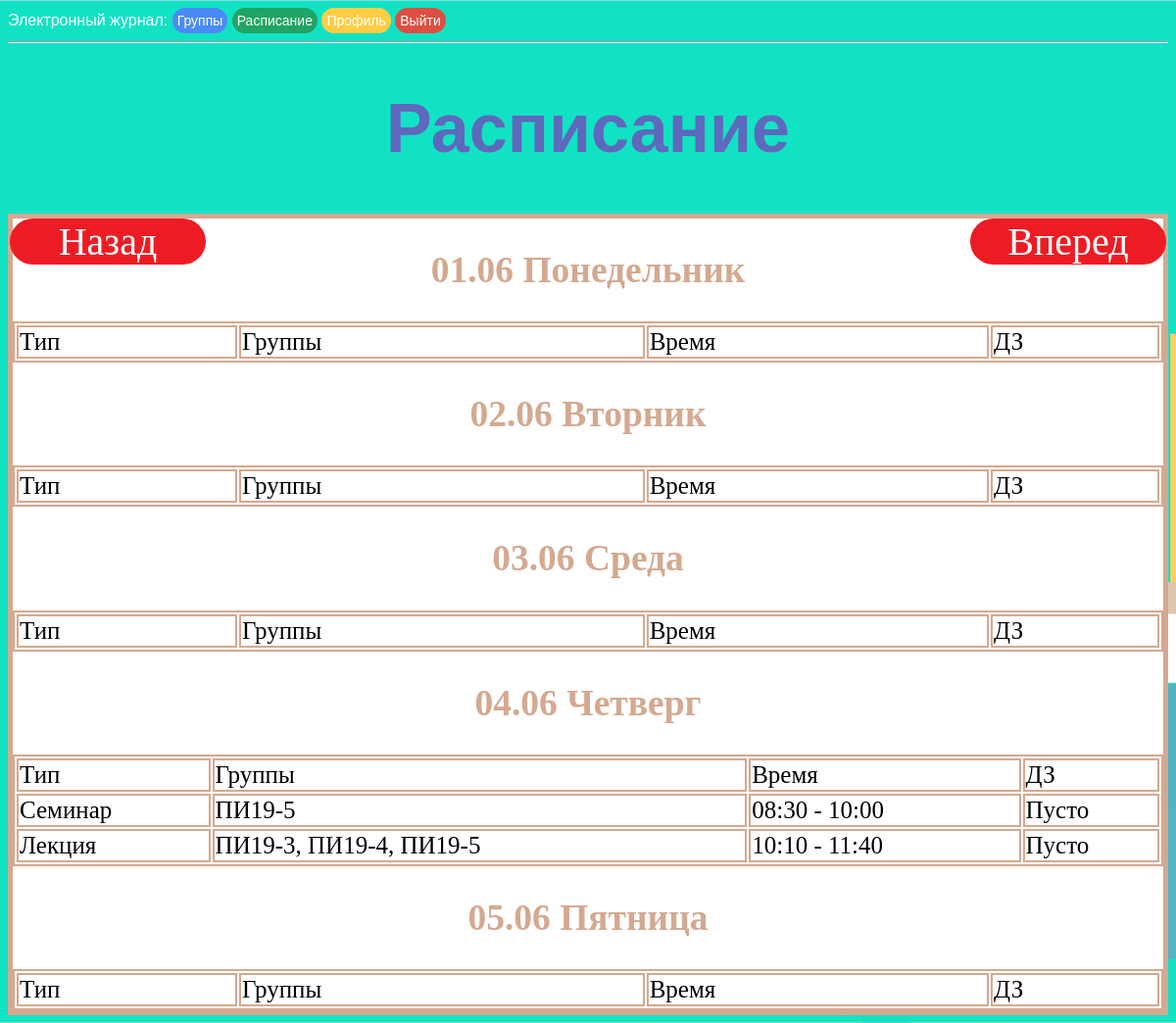
Page /schedule_prepod/2020-06-02 (signed in) on the committed database.
### app/models.py (models this page shows, shortened)
class Schedule(db.Model):
    id = db.Column(db.Integer, primary_key=True)
    date = db.Column(db.DateTime, index=True)
    prepod_id = db.Column(db.Integer, index=True)
    zan_type = db.Column(db.String(12), index=True)
    groups = db.Column(db.String(10), index=True)
    dz = db.Column(db.String(140))
    grades = db.relationship('Grades', backref='schedule', lazy='dynamic')

### app/routes.py (the view)
@app.route('/schedule_prepod/<cur_week>', methods=['GET', 'POST'])
@login_required
def schedule_prepod(cur_week):
    if current_user.priority == 'Преподаватель':
        cur_week = check_date(cur_week)
        dates = cur_week - timedelta(days=cur_week.weekday())
        d = dict(zip(range(5), ('Понедельник', 'Вторник', 'Среда', 'Четверг', 'Пятница')))
        list_zan = []
        for i in range(5):
            zan = Schedule.query.filter_by(prepod_id=current_user.id).filter(
                and_(dates < Schedule.date, Schedule.date < dates + timedelta(days=1))).order_by(Schedule.date).all()
            attr = [dates.strftime('%d.%m'), d[dates.weekday()]]
            for j in zan:
                attr.append([j.zan_type, j.groups,
                             f'{j.date.time().strftime("%H:%M")} - {(j.date + timedelta(minutes=90)).time().strftime("%H:%M")}',
                             j.dz if j.dz else 'Пусто'])
            list_zan.append(attr)
            dates += timedelta(days=1)
        return render_template('schedule_prepod.html', zan=list_zan, go_next=cur_week + timedelta(weeks=1),
                               go_back=cur_week - timedelta(weeks=1))
    else:
        return redirect(url_for('journal'))

### app/models.py (called while the page is built)
    @login.user_loader
    def load_user(id):
        return User.query.get(int(id))

### app/routes.py (called while the page is built)
@app.before_request
def before_request():
    if current_user.is_authenticated:
        current_user.last_seen = datetime.today()
        db.session.commit()

def check_date(cur):
    return datetime.now().date() if cur == 'cur_week' else datetime(*map(int, cur.split()[0].split('-'))).date()

### app/templates/schedule_prepod.html (shortened to what this page needs)
<!DOCTYPE html>
<html>
{% extends "base.html" %}
{% block content%}
<head>
</head>
<body>
    <h1>Расписание</h1>
    <div class="schedule" style="font-size: 25px;">
        <a class="butt_win" id="go_back" href="{{url_for('schedule_prepod', cur_week=go_back)}}" style="position:absolute; top:203px;left:10px">Назад</a>
        <a class="butt_win" id="go_next" href="{{url_for('schedule_prepod', cur_week=go_next)}}" style="position:absolute; top:203px;right:10px;">Вперед</a>
        {% for att in zan %}
            <h2>{{att[0]}} {{att[1]}}</h2>
            <table width="100%">
                    <tr>
                        <td>Тип</td>
                        <td>Группы</td>
                        <td>Время</td>
                        <td>ДЗ</td>
                    </tr>
                    {% for g in range(2, att|length )%}
                        <tr>
                            {% for h in att[g] %}
                                <td>{{ h }}</td>
                            {% endfor %}
                        </tr>
                    {% endfor %}
            </table>
        {%endfor%}
    </div>
</body>
</html>
{% endblock %}

### app/static/css/style.css (style rules this page uses)
body { background-color: azure }
h1 { color: #5e68bd; text-align: center; font-size: 70px; font-family: arial; }
h2 { color:#d4a990; font-family: calibri; text-align: center; }
td, table, tr, .schedule { border: 2px solid #d4a990; color:black; font-family: calibri; background:white; }
.schedule { margin-top: 5%; border: 5px solid #d4a990; margin: 0 auto; }
.butt_win { margin-top:20px; text-align:center; width: 200px; user-select: none; background:#ed1c24; border-radius: 50px; color:white; text-decoration: none; user-select: none; outline: none; font-size: 40px; }
body { background: url("/static/images/background-min.png"); color:#fff ; background-attachment: scroll; background-repeat: repeat-x; background-size:cover; }

### rows in the picture
Schedule: zan_type "Семинар", groups "ПИ19-5"
Schedule: zan_type "Лекция", groups "ПИ19-3, ПИ19-4, ПИ19-5"

### other values in the picture
{{ att[0] }} "01.06" "02.06" "03.06" "04.06" "05.06"
{{ att[1] }} "Понедельник" "Вторник" "Среда" "Четверг" "Пятница"
{{ h }} "08:30 - 10:00" "Пусто" "10:10 - 11:40" "Пусто"
